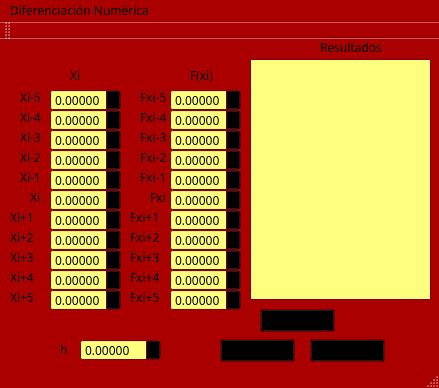
<?xml version="1.0" encoding="UTF-8"?>
<ui version="4.0">
 <class>DifNum</class>
 <widget class="QMainWindow" name="DifNum">
  <property name="geometry">
   <rect>
    <x>0</x>
    <y>0</y>
    <width>439</width>
    <height>388</height>
   </rect>
  </property>
  <property name="palette">
   <palette>
    <active>
     <colorrole role="WindowText">
      <brush brushstyle="SolidPattern">
       <color alpha="255">
        <red>0</red>
        <green>0</green>
        <blue>0</blue>
       </color>
      </brush>
     </colorrole>
     <colorrole role="Button">
      <brush brushstyle="SolidPattern">
       <color alpha="255">
        <red>0</red>
        <green>0</green>
        <blue>0</blue>
       </color>
      </brush>
     </colorrole>
     <colorrole role="Light">
      <brush brushstyle="SolidPattern">
       <color alpha="255">
        <red>199</red>
        <green>199</green>
        <blue>199</blue>
       </color>
      </brush>
     </colorrole>
     <colorrole role="Midlight">
      <brush brushstyle="SolidPattern">
       <color alpha="255">
        <red>199</red>
        <green>199</green>
        <blue>199</blue>
       </color>
      </brush>
     </colorrole>
     <colorrole role="Text">
      <brush brushstyle="SolidPattern">
       <color alpha="255">
        <red>0</red>
        <green>0</green>
        <blue>0</blue>
       </color>
      </brush>
     </colorrole>
     <colorrole role="BrightText">
      <brush brushstyle="SolidPattern">
       <color alpha="255">
        <red>0</red>
        <green>0</green>
        <blue>0</blue>
       </color>
      </brush>
     </colorrole>
     <colorrole role="ButtonText">
      <brush brushstyle="SolidPattern">
       <color alpha="255">
        <red>0</red>
        <green>0</green>
        <blue>0</blue>
       </color>
      </brush>
     </colorrole>
     <colorrole role="Base">
      <brush brushstyle="SolidPattern">
       <color alpha="255">
        <red>255</red>
        <green>255</green>
        <blue>127</blue>
       </color>
      </brush>
     </colorrole>
     <colorrole role="Window">
      <brush brushstyle="SolidPattern">
       <color alpha="255">
        <red>170</red>
        <green>0</green>
        <blue>0</blue>
       </color>
      </brush>
     </colorrole>
    </active>
    <inactive>
     <colorrole role="WindowText">
      <brush brushstyle="SolidPattern">
       <color alpha="255">
        <red>0</red>
        <green>0</green>
        <blue>0</blue>
       </color>
      </brush>
     </colorrole>
     <colorrole role="Button">
      <brush brushstyle="SolidPattern">
       <color alpha="255">
        <red>0</red>
        <green>0</green>
        <blue>0</blue>
       </color>
      </brush>
     </colorrole>
     <colorrole role="Light">
      <brush brushstyle="SolidPattern">
       <color alpha="255">
        <red>199</red>
        <green>199</green>
        <blue>199</blue>
       </color>
      </brush>
     </colorrole>
     <colorrole role="Midlight">
      <brush brushstyle="SolidPattern">
       <color alpha="255">
        <red>199</red>
        <green>199</green>
        <blue>199</blue>
       </color>
      </brush>
     </colorrole>
     <colorrole role="Text">
      <brush brushstyle="SolidPattern">
       <color alpha="255">
        <red>0</red>
        <green>0</green>
        <blue>0</blue>
       </color>
      </brush>
     </colorrole>
     <colorrole role="BrightText">
      <brush brushstyle="SolidPattern">
       <color alpha="255">
        <red>0</red>
        <green>0</green>
        <blue>0</blue>
       </color>
      </brush>
     </colorrole>
     <colorrole role="ButtonText">
      <brush brushstyle="SolidPattern">
       <color alpha="255">
        <red>0</red>
        <green>0</green>
        <blue>0</blue>
       </color>
      </brush>
     </colorrole>
     <colorrole role="Base">
      <brush brushstyle="SolidPattern">
       <color alpha="255">
        <red>255</red>
        <green>255</green>
        <blue>127</blue>
       </color>
      </brush>
     </colorrole>
     <colorrole role="Window">
      <brush brushstyle="SolidPattern">
       <color alpha="255">
        <red>170</red>
        <green>0</green>
        <blue>0</blue>
       </color>
      </brush>
     </colorrole>
    </inactive>
    <disabled>
     <colorrole role="WindowText">
      <brush brushstyle="SolidPattern">
       <color alpha="255">
        <red>120</red>
        <green>120</green>
        <blue>120</blue>
       </color>
      </brush>
     </colorrole>
     <colorrole role="Button">
      <brush brushstyle="SolidPattern">
       <color alpha="255">
        <red>0</red>
        <green>0</green>
        <blue>0</blue>
       </color>
      </brush>
     </colorrole>
     <colorrole role="Light">
      <brush brushstyle="SolidPattern">
       <color alpha="255">
        <red>199</red>
        <green>199</green>
        <blue>199</blue>
       </color>
      </brush>
     </colorrole>
     <colorrole role="Midlight">
      <brush brushstyle="SolidPattern">
       <color alpha="255">
        <red>199</red>
        <green>199</green>
        <blue>199</blue>
       </color>
      </brush>
     </colorrole>
     <colorrole role="Text">
      <brush brushstyle="SolidPattern">
       <color alpha="255">
        <red>120</red>
        <green>120</green>
        <blue>120</blue>
       </color>
      </brush>
     </colorrole>
     <colorrole role="BrightText">
      <brush brushstyle="SolidPattern">
       <color alpha="255">
        <red>0</red>
        <green>0</green>
        <blue>0</blue>
       </color>
      </brush>
     </colorrole>
     <colorrole role="ButtonText">
      <brush brushstyle="SolidPattern">
       <color alpha="255">
        <red>120</red>
        <green>120</green>
        <blue>120</blue>
       </color>
      </brush>
     </colorrole>
     <colorrole role="Base">
      <brush brushstyle="SolidPattern">
       <color alpha="255">
        <red>170</red>
        <green>0</green>
        <blue>0</blue>
       </color>
      </brush>
     </colorrole>
     <colorrole role="Window">
      <brush brushstyle="SolidPattern">
       <color alpha="255">
        <red>170</red>
        <green>0</green>
        <blue>0</blue>
       </color>
      </brush>
     </colorrole>
    </disabled>
   </palette>
  </property>
  <property name="font">
   <font>
    <family>MV Boli</family>
    <pointsize>9</pointsize>
   </font>
  </property>
  <property name="cursor">
   <cursorShape>IBeamCursor</cursorShape>
  </property>
  <property name="windowTitle">
   <string>DifNum</string>
  </property>
  <widget class="QWidget" name="centralWidget">
   <widget class="QDoubleSpinBox" name="X1">
    <property name="geometry">
     <rect>
      <x>50</x>
      <y>70</y>
      <width>71</width>
      <height>22</height>
     </rect>
    </property>
    <property name="cursor">
     <cursorShape>IBeamCursor</cursorShape>
    </property>
    <property name="decimals">
     <number>5</number>
    </property>
    <property name="minimum">
     <double>-99.989999999999995</double>
    </property>
   </widget>
   <widget class="QDoubleSpinBox" name="X2">
    <property name="geometry">
     <rect>
      <x>50</x>
      <y>90</y>
      <width>71</width>
      <height>22</height>
     </rect>
    </property>
    <property name="cursor">
     <cursorShape>IBeamCursor</cursorShape>
    </property>
    <property name="decimals">
     <number>5</number>
    </property>
    <property name="minimum">
     <double>-99.989999999999995</double>
    </property>
   </widget>
   <widget class="QDoubleSpinBox" name="X3">
    <property name="geometry">
     <rect>
      <x>50</x>
      <y>110</y>
      <width>71</width>
      <height>22</height>
     </rect>
    </property>
    <property name="cursor">
     <cursorShape>IBeamCursor</cursorShape>
    </property>
    <property name="decimals">
     <number>5</number>
    </property>
    <property name="minimum">
     <double>-99.989999999999995</double>
    </property>
   </widget>
   <widget class="QDoubleSpinBox" name="X4">
    <property name="geometry">
     <rect>
      <x>50</x>
      <y>130</y>
      <width>71</width>
      <height>22</height>
     </rect>
    </property>
    <property name="cursor">
     <cursorShape>IBeamCursor</cursorShape>
    </property>
    <property name="decimals">
     <number>5</number>
    </property>
    <property name="minimum">
     <double>-99.989999999999995</double>
    </property>
   </widget>
   <widget class="QDoubleSpinBox" name="X5">
    <property name="geometry">
     <rect>
      <x>50</x>
      <y>150</y>
      <width>71</width>
      <height>22</height>
     </rect>
    </property>
    <property name="cursor">
     <cursorShape>IBeamCursor</cursorShape>
    </property>
    <property name="decimals">
     <number>5</number>
    </property>
    <property name="minimum">
     <double>-99.989999999999995</double>
    </property>
   </widget>
   <widget class="QDoubleSpinBox" name="X6">
    <property name="geometry">
     <rect>
      <x>50</x>
      <y>170</y>
      <width>71</width>
      <height>22</height>
     </rect>
    </property>
    <property name="cursor">
     <cursorShape>IBeamCursor</cursorShape>
    </property>
    <property name="decimals">
     <number>5</number>
    </property>
    <property name="minimum">
     <double>-99.989999999999995</double>
    </property>
   </widget>
   <widget class="QDoubleSpinBox" name="X7">
    <property name="geometry">
     <rect>
      <x>50</x>
      <y>190</y>
      <width>71</width>
      <height>22</height>
     </rect>
    </property>
    <property name="cursor">
     <cursorShape>IBeamCursor</cursorShape>
    </property>
    <property name="decimals">
     <number>5</number>
    </property>
    <property name="minimum">
     <double>-99.989999999999995</double>
    </property>
   </widget>
   <widget class="QDoubleSpinBox" name="X8">
    <property name="geometry">
     <rect>
      <x>50</x>
      <y>210</y>
      <width>71</width>
      <height>22</height>
     </rect>
    </property>
    <property name="cursor">
     <cursorShape>IBeamCursor</cursorShape>
    </property>
    <property name="decimals">
     <number>5</number>
    </property>
    <property name="minimum">
     <double>-99.989999999999995</double>
    </property>
   </widget>
   <widget class="QDoubleSpinBox" name="X9">
    <property name="geometry">
     <rect>
      <x>50</x>
      <y>230</y>
      <width>71</width>
      <height>22</height>
     </rect>
    </property>
    <property name="cursor">
     <cursorShape>IBeamCursor</cursorShape>
    </property>
    <property name="decimals">
     <number>5</number>
    </property>
    <property name="minimum">
     <double>-99.989999999999995</double>
    </property>
   </widget>
   <widget class="QDoubleSpinBox" name="F1">
    <property name="geometry">
     <rect>
      <x>170</x>
      <y>70</y>
      <width>71</width>
      <height>22</height>
     </rect>
    </property>
    <property name="cursor">
     <cursorShape>IBeamCursor</cursorShape>
    </property>
    <property name="decimals">
     <number>5</number>
    </property>
    <property name="minimum">
     <double>-99.989999999999995</double>
    </property>
   </widget>
   <widget class="QDoubleSpinBox" name="F2">
    <property name="geometry">
     <rect>
      <x>170</x>
      <y>90</y>
      <width>71</width>
      <height>22</height>
     </rect>
    </property>
    <property name="cursor">
     <cursorShape>IBeamCursor</cursorShape>
    </property>
    <property name="decimals">
     <number>5</number>
    </property>
    <property name="minimum">
     <double>-99.989999999999995</double>
    </property>
   </widget>
   <widget class="QDoubleSpinBox" name="F3">
    <property name="geometry">
     <rect>
      <x>170</x>
      <y>110</y>
      <width>71</width>
      <height>22</height>
     </rect>
    </property>
    <property name="cursor">
     <cursorShape>IBeamCursor</cursorShape>
    </property>
    <property name="decimals">
     <number>5</number>
    </property>
    <property name="minimum">
     <double>-99.989999999999995</double>
    </property>
   </widget>
   <widget class="QDoubleSpinBox" name="F4">
    <property name="geometry">
     <rect>
      <x>170</x>
      <y>130</y>
      <width>71</width>
      <height>22</height>
     </rect>
    </property>
    <property name="cursor">
     <cursorShape>IBeamCursor</cursorShape>
    </property>
    <property name="decimals">
     <number>5</number>
    </property>
    <property name="minimum">
     <double>-99.989999999999995</double>
    </property>
   </widget>
   <widget class="QDoubleSpinBox" name="F5">
    <property name="geometry">
     <rect>
      <x>170</x>
      <y>150</y>
      <width>71</width>
      <height>22</height>
     </rect>
    </property>
    <property name="cursor">
     <cursorShape>IBeamCursor</cursorShape>
    </property>
    <property name="decimals">
     <number>5</number>
    </property>
    <property name="minimum">
     <double>-99.989999999999995</double>
    </property>
   </widget>
   <widget class="QDoubleSpinBox" name="F6">
    <property name="geometry">
     <rect>
      <x>170</x>
      <y>170</y>
      <width>71</width>
      <height>22</height>
     </rect>
    </property>
    <property name="cursor">
     <cursorShape>IBeamCursor</cursorShape>
    </property>
    <property name="decimals">
     <number>5</number>
    </property>
    <property name="minimum">
     <double>-99.989999999999995</double>
    </property>
   </widget>
   <widget class="QDoubleSpinBox" name="F7">
    <property name="geometry">
     <rect>
      <x>170</x>
      <y>190</y>
      <width>71</width>
      <height>22</height>
     </rect>
    </property>
    <property name="cursor">
     <cursorShape>IBeamCursor</cursorShape>
    </property>
    <property name="decimals">
     <number>5</number>
    </property>
    <property name="minimum">
     <double>-99.989999999999995</double>
    </property>
   </widget>
   <widget class="QDoubleSpinBox" name="F8">
    <property name="geometry">
     <rect>
      <x>170</x>
      <y>210</y>
      <width>71</width>
      <height>22</height>
     </rect>
    </property>
    <property name="cursor">
     <cursorShape>IBeamCursor</cursorShape>
    </property>
    <property name="decimals">
     <number>5</number>
    </property>
    <property name="minimum">
     <double>-99.989999999999995</double>
    </property>
   </widget>
   <widget class="QDoubleSpinBox" name="F9">
    <property name="geometry">
     <rect>
      <x>170</x>
      <y>230</y>
      <width>71</width>
      <height>22</height>
     </rect>
    </property>
    <property name="cursor">
     <cursorShape>IBeamCursor</cursorShape>
    </property>
    <property name="decimals">
     <number>5</number>
    </property>
    <property name="minimum">
     <double>-99.989999999999995</double>
    </property>
   </widget>
   <widget class="QDoubleSpinBox" name="h">
    <property name="geometry">
     <rect>
      <x>80</x>
      <y>300</y>
      <width>81</width>
      <height>22</height>
     </rect>
    </property>
    <property name="decimals">
     <number>5</number>
    </property>
    <property name="minimum">
     <double>-99.989999999999995</double>
    </property>
   </widget>
   <widget class="QTextEdit" name="textEdit">
    <property name="geometry">
     <rect>
      <x>250</x>
      <y>20</y>
      <width>181</width>
      <height>241</height>
     </rect>
    </property>
   </widget>
   <widget class="QLabel" name="label">
    <property name="geometry">
     <rect>
      <x>70</x>
      <y>30</y>
      <width>47</width>
      <height>13</height>
     </rect>
    </property>
    <property name="text">
     <string>Xi</string>
    </property>
   </widget>
   <widget class="QLabel" name="label_2">
    <property name="geometry">
     <rect>
      <x>190</x>
      <y>30</y>
      <width>47</width>
      <height>13</height>
     </rect>
    </property>
    <property name="text">
     <string>F(xi)</string>
    </property>
   </widget>
   <widget class="QLabel" name="label_3">
    <property name="geometry">
     <rect>
      <x>60</x>
      <y>300</y>
      <width>41</width>
      <height>21</height>
     </rect>
    </property>
    <property name="text">
     <string>h</string>
    </property>
   </widget>
   <widget class="QLabel" name="label_4">
    <property name="geometry">
     <rect>
      <x>320</x>
      <y>0</y>
      <width>61</width>
      <height>16</height>
     </rect>
    </property>
    <property name="text">
     <string>Resultados</string>
    </property>
   </widget>
   <widget class="QPushButton" name="metodo">
    <property name="geometry">
     <rect>
      <x>260</x>
      <y>270</y>
      <width>75</width>
      <height>23</height>
     </rect>
    </property>
    <property name="text">
     <string>Método</string>
    </property>
   </widget>
   <widget class="QPushButton" name="borrar">
    <property name="geometry">
     <rect>
      <x>220</x>
      <y>300</y>
      <width>75</width>
      <height>23</height>
     </rect>
    </property>
    <property name="text">
     <string>Borrar</string>
    </property>
   </widget>
   <widget class="QPushButton" name="salir">
    <property name="geometry">
     <rect>
      <x>310</x>
      <y>300</y>
      <width>75</width>
      <height>23</height>
     </rect>
    </property>
    <property name="text">
     <string>Salir</string>
    </property>
   </widget>
   <widget class="QLabel" name="label_5">
    <property name="geometry">
     <rect>
      <x>30</x>
      <y>150</y>
      <width>47</width>
      <height>16</height>
     </rect>
    </property>
    <property name="text">
     <string>Xi</string>
    </property>
   </widget>
   <widget class="QLabel" name="label_6">
    <property name="geometry">
     <rect>
      <x>20</x>
      <y>130</y>
      <width>47</width>
      <height>16</height>
     </rect>
    </property>
    <property name="text">
     <string>Xi-1</string>
    </property>
   </widget>
   <widget class="QLabel" name="label_7">
    <property name="geometry">
     <rect>
      <x>20</x>
      <y>110</y>
      <width>47</width>
      <height>16</height>
     </rect>
    </property>
    <property name="text">
     <string>Xi-2</string>
    </property>
   </widget>
   <widget class="QLabel" name="label_8">
    <property name="geometry">
     <rect>
      <x>20</x>
      <y>90</y>
      <width>47</width>
      <height>16</height>
     </rect>
    </property>
    <property name="text">
     <string>Xi-3</string>
    </property>
   </widget>
   <widget class="QLabel" name="label_9">
    <property name="geometry">
     <rect>
      <x>20</x>
      <y>70</y>
      <width>47</width>
      <height>16</height>
     </rect>
    </property>
    <property name="text">
     <string>Xi-4</string>
    </property>
   </widget>
   <widget class="QLabel" name="label_10">
    <property name="geometry">
     <rect>
      <x>10</x>
      <y>170</y>
      <width>47</width>
      <height>16</height>
     </rect>
    </property>
    <property name="text">
     <string>Xi+1</string>
    </property>
   </widget>
   <widget class="QLabel" name="label_11">
    <property name="geometry">
     <rect>
      <x>10</x>
      <y>190</y>
      <width>47</width>
      <height>16</height>
     </rect>
    </property>
    <property name="text">
     <string>Xi+2</string>
    </property>
   </widget>
   <widget class="QLabel" name="label_12">
    <property name="geometry">
     <rect>
      <x>10</x>
      <y>210</y>
      <width>47</width>
      <height>16</height>
     </rect>
    </property>
    <property name="text">
     <string>Xi+3</string>
    </property>
   </widget>
   <widget class="QLabel" name="label_13">
    <property name="geometry">
     <rect>
      <x>10</x>
      <y>230</y>
      <width>47</width>
      <height>16</height>
     </rect>
    </property>
    <property name="text">
     <string>Xi+4</string>
    </property>
   </widget>
   <widget class="QLabel" name="label_14">
    <property name="geometry">
     <rect>
      <x>140</x>
      <y>130</y>
      <width>47</width>
      <height>16</height>
     </rect>
    </property>
    <property name="text">
     <string>Fxi-1</string>
    </property>
   </widget>
   <widget class="QLabel" name="label_15">
    <property name="geometry">
     <rect>
      <x>140</x>
      <y>70</y>
      <width>47</width>
      <height>16</height>
     </rect>
    </property>
    <property name="text">
     <string>Fxi-4</string>
    </property>
   </widget>
   <widget class="QLabel" name="label_16">
    <property name="geometry">
     <rect>
      <x>140</x>
      <y>90</y>
      <width>47</width>
      <height>16</height>
     </rect>
    </property>
    <property name="text">
     <string>Fxi-3</string>
    </property>
   </widget>
   <widget class="QLabel" name="label_17">
    <property name="geometry">
     <rect>
      <x>130</x>
      <y>170</y>
      <width>47</width>
      <height>16</height>
     </rect>
    </property>
    <property name="text">
     <string>Fxi+1</string>
    </property>
   </widget>
   <widget class="QLabel" name="label_18">
    <property name="geometry">
     <rect>
      <x>140</x>
      <y>110</y>
      <width>47</width>
      <height>16</height>
     </rect>
    </property>
    <property name="text">
     <string>Fxi-2</string>
    </property>
   </widget>
   <widget class="QLabel" name="label_19">
    <property name="geometry">
     <rect>
      <x>130</x>
      <y>210</y>
      <width>47</width>
      <height>16</height>
     </rect>
    </property>
    <property name="text">
     <string>Fxi+3</string>
    </property>
   </widget>
   <widget class="QLabel" name="label_20">
    <property name="geometry">
     <rect>
      <x>130</x>
      <y>190</y>
      <width>47</width>
      <height>16</height>
     </rect>
    </property>
    <property name="text">
     <string>Fxi+2</string>
    </property>
   </widget>
   <widget class="QLabel" name="label_21">
    <property name="geometry">
     <rect>
      <x>150</x>
      <y>150</y>
      <width>47</width>
      <height>16</height>
     </rect>
    </property>
    <property name="text">
     <string>Fxi</string>
    </property>
   </widget>
   <widget class="QLabel" name="label_22">
    <property name="geometry">
     <rect>
      <x>130</x>
      <y>230</y>
      <width>47</width>
      <height>16</height>
     </rect>
    </property>
    <property name="text">
     <string>Fxi+4</string>
    </property>
   </widget>
   <widget class="QDoubleSpinBox" name="F10">
    <property name="geometry">
     <rect>
      <x>170</x>
      <y>250</y>
      <width>71</width>
      <height>22</height>
     </rect>
    </property>
    <property name="cursor">
     <cursorShape>IBeamCursor</cursorShape>
    </property>
    <property name="decimals">
     <number>5</number>
    </property>
    <property name="minimum">
     <double>-99.989999999999995</double>
    </property>
   </widget>
   <widget class="QDoubleSpinBox" name="X10">
    <property name="geometry">
     <rect>
      <x>50</x>
      <y>250</y>
      <width>71</width>
      <height>22</height>
     </rect>
    </property>
    <property name="cursor">
     <cursorShape>IBeamCursor</cursorShape>
    </property>
    <property name="decimals">
     <number>5</number>
    </property>
    <property name="minimum">
     <double>-99.989999999999995</double>
    </property>
   </widget>
   <widget class="QLabel" name="label_23">
    <property name="geometry">
     <rect>
      <x>130</x>
      <y>250</y>
      <width>47</width>
      <height>16</height>
     </rect>
    </property>
    <property name="text">
     <string>Fxi+5</string>
    </property>
   </widget>
   <widget class="QLabel" name="label_24">
    <property name="geometry">
     <rect>
      <x>10</x>
      <y>250</y>
      <width>47</width>
      <height>16</height>
     </rect>
    </property>
    <property name="text">
     <string>Xi+5</string>
    </property>
   </widget>
   <widget class="QDoubleSpinBox" name="F1_2">
    <property name="geometry">
     <rect>
      <x>170</x>
      <y>50</y>
      <width>71</width>
      <height>22</height>
     </rect>
    </property>
    <property name="cursor">
     <cursorShape>IBeamCursor</cursorShape>
    </property>
    <property name="decimals">
     <number>5</number>
    </property>
    <property name="minimum">
     <double>-99.989999999999995</double>
    </property>
   </widget>
   <widget class="QDoubleSpinBox" name="X1_2">
    <property name="geometry">
     <rect>
      <x>50</x>
      <y>50</y>
      <width>71</width>
      <height>22</height>
     </rect>
    </property>
    <property name="cursor">
     <cursorShape>IBeamCursor</cursorShape>
    </property>
    <property name="decimals">
     <number>5</number>
    </property>
    <property name="minimum">
     <double>-99.989999999999995</double>
    </property>
   </widget>
   <widget class="QLabel" name="label_25">
    <property name="geometry">
     <rect>
      <x>140</x>
      <y>50</y>
      <width>47</width>
      <height>16</height>
     </rect>
    </property>
    <property name="text">
     <string>Fxi-5</string>
    </property>
   </widget>
   <widget class="QLabel" name="label_26">
    <property name="geometry">
     <rect>
      <x>20</x>
      <y>50</y>
      <width>47</width>
      <height>16</height>
     </rect>
    </property>
    <property name="text">
     <string>Xi-5</string>
    </property>
   </widget>
  </widget>
  <widget class="QMenuBar" name="menuBar">
   <property name="geometry">
    <rect>
     <x>0</x>
     <y>0</y>
     <width>439</width>
     <height>21</height>
    </rect>
   </property>
   <widget class="QMenu" name="menuDiferenciaci_n_Num_rica">
    <property name="title">
     <string>Diferenciación Numérica</string>
    </property>
   </widget>
   <addaction name="menuDiferenciaci_n_Num_rica"/>
  </widget>
  <widget class="QToolBar" name="mainToolBar">
   <attribute name="toolBarArea">
    <enum>TopToolBarArea</enum>
   </attribute>
   <attribute name="toolBarBreak">
    <bool>false</bool>
   </attribute>
  </widget>
  <widget class="QStatusBar" name="statusBar"/>
 </widget>
 <layoutdefault spacing="6" margin="11"/>
 <resources/>
 <connections/>
</ui>
